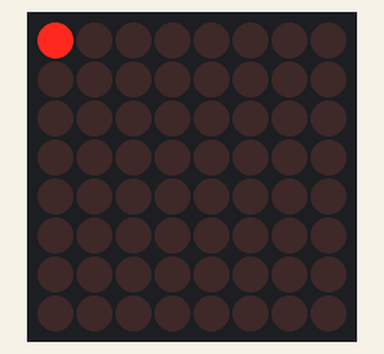
Simulated run of this sketch. Board: Arduino Uno, built with avr-gcc and run on an emulated ATmega328P. Parts: 8×8 LED matrix.

Above: at 0.05 s.
At 0.85 s:
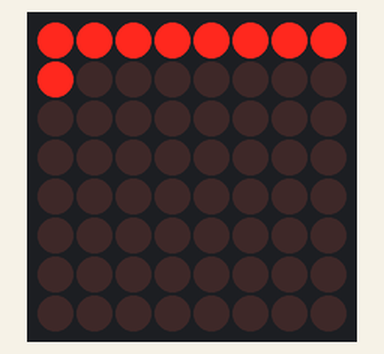
At 1.65 s:
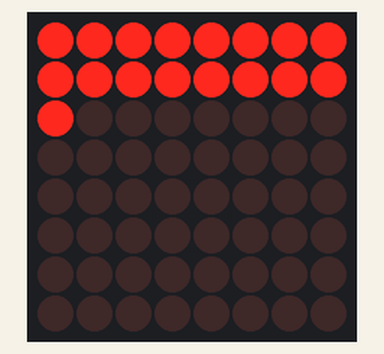
At 3.25 s:
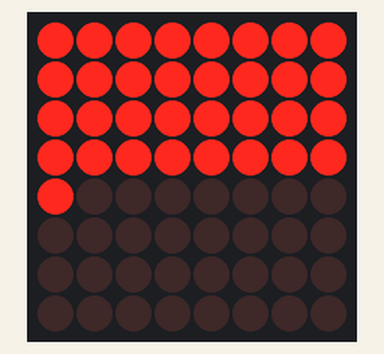
At 4.85 s:
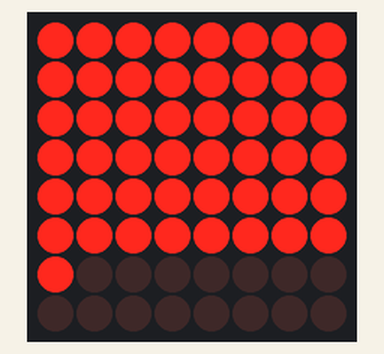
At 6.4 s:
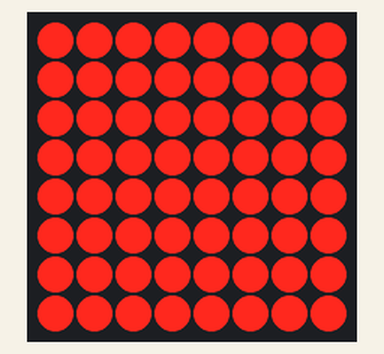

The sketch:

LedMatrix.ino
```cpp
#include <LedControl.h>

LedControl lc = LedControl(12, 10, 11, 1);  //LedControl(int dataPin, int clkPin, int csPin, int numDevices);

void setup() {
  lc.shutdown(0, false);  // Вмикаємо модуль
  lc.setIntensity(0, 8);  //0 номер модуля, яскравість від 0-15
  lc.clearDisplay(0);
}

void loop() {
  for (int i = 0; i < 8; i++) {
    for (int j = 0; j < 8; j++) {
      lc.setLed(0, i, j, 1);  // (модуль матриць, рядок, стовбчик, стан світлодіода)
      delay(100);
    }
  }
}
```
